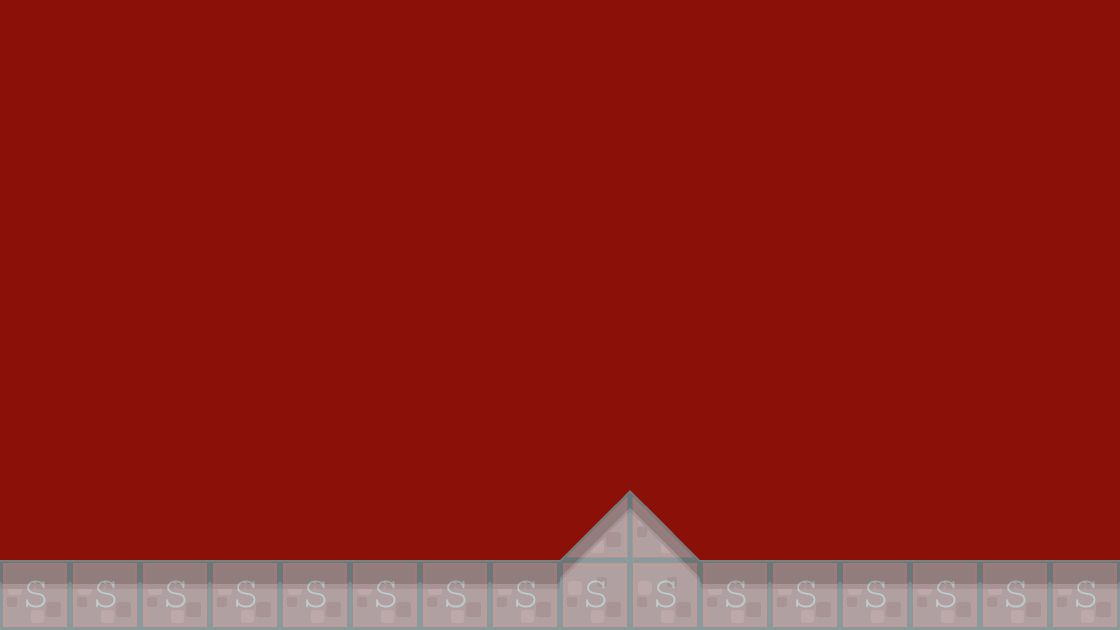

Tiled map render using the project's own tile images. Description and the map definition, with tile-layer contents summarised, below:
An orthogonal 16x9 tile map with 70x70 px tiles, 2 tile layers (Background 1, Collision), 2 tilesets and 2 objects (playerBase, enemyBase).

<map version="1.0" orientation="orthogonal" renderorder="right-down" width="16" height="9" tilewidth="70" tileheight="70" backgroundcolor="#8b1008">
 <tileset firstgid="1" name="background-tiles" tilewidth="70" tileheight="70">
  <image source="../img/background-tiles.png" width="910" height="910" />
 </tileset>
 <tileset firstgid="170" name="meta-tiles" tilewidth="70" tileheight="70">
  <image source="../img/meta-tiles.png" width="350" height="70" />
  <tile id="1">
   <properties>
    <property name="type" value="lslope" />
   </properties>
  </tile>
  <tile id="3">
   <properties>
    <property name="type" value="rslope" />
   </properties>
  </tile>
  <tile id="4">
   <properties>
    <property name="type" value="solid" />
   </properties>
  </tile>
 </tileset>
 <layer name="Background 1" width="16" height="9">
  <data>[144 cells, 18 non-empty, 5 distinct tile ids]</data>
 </layer>
 <layer name="Collision" width="16" height="9" opacity="0.2">
  <data>[144 cells, 18 non-empty, 3 distinct tile ids]</data>
 </layer>
 <objectgroup color="#5555ff" name="BaseEntities">
  <object name="playerBase" x="72" y="417.333" width="69.3333" height="141.333" />
  <object name="enemyBase" x="980" y="418.667" width="69.3333" height="141.333" />
 </objectgroup>
</map>
